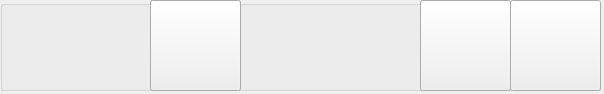
<?xml version="1.0" encoding="UTF-8"?>
<ui version="4.0">
 <class>Widget</class>
 <widget class="QWidget" name="Widget">
  <property name="geometry">
   <rect>
    <x>0</x>
    <y>0</y>
    <width>604</width>
    <height>94</height>
   </rect>
  </property>
  <property name="sizePolicy">
   <sizepolicy hsizetype="Preferred" vsizetype="Preferred">
    <horstretch>0</horstretch>
    <verstretch>0</verstretch>
   </sizepolicy>
  </property>
  <property name="contextMenuPolicy">
   <enum>Qt::DefaultContextMenu</enum>
  </property>
  <property name="windowTitle">
   <string>学生端</string>
  </property>
  <property name="windowOpacity">
   <double>1.000000000000000</double>
  </property>
  <property name="autoFillBackground">
   <bool>false</bool>
  </property>
  <widget class="QGroupBox" name="groupBox">
   <property name="geometry">
    <rect>
     <x>0</x>
     <y>0</y>
     <width>601</width>
     <height>91</height>
    </rect>
   </property>
   <property name="contextMenuPolicy">
    <enum>Qt::DefaultContextMenu</enum>
   </property>
   <property name="title">
    <string/>
   </property>
   <widget class="QPushButton" name="showPushButton">
    <property name="geometry">
     <rect>
      <x>150</x>
      <y>0</y>
      <width>91</width>
      <height>91</height>
     </rect>
    </property>
    <property name="cursor">
     <cursorShape>PointingHandCursor</cursorShape>
    </property>
    <property name="focusPolicy">
     <enum>Qt::StrongFocus</enum>
    </property>
    <property name="contextMenuPolicy">
     <enum>Qt::DefaultContextMenu</enum>
    </property>
    <property name="toolTip">
     <string/>
    </property>
    <property name="text">
     <string/>
    </property>
    <property name="flat">
     <bool>false</bool>
    </property>
   </widget>
   <widget class="QPushButton" name="exitShowPushButton">
    <property name="geometry">
     <rect>
      <x>150</x>
      <y>0</y>
      <width>91</width>
      <height>91</height>
     </rect>
    </property>
    <property name="cursor">
     <cursorShape>PointingHandCursor</cursorShape>
    </property>
    <property name="toolTip">
     <string/>
    </property>
    <property name="text">
     <string/>
    </property>
   </widget>
   <widget class="QLabel" name="USBLabel">
    <property name="geometry">
     <rect>
      <x>240</x>
      <y>0</y>
      <width>91</width>
      <height>91</height>
     </rect>
    </property>
    <property name="toolTip">
     <string/>
    </property>
    <property name="frameShape">
     <enum>QFrame::NoFrame</enum>
    </property>
    <property name="frameShadow">
     <enum>QFrame::Plain</enum>
    </property>
    <property name="text">
     <string/>
    </property>
   </widget>
   <widget class="QLabel" name="networkLabel">
    <property name="geometry">
     <rect>
      <x>330</x>
      <y>0</y>
      <width>91</width>
      <height>91</height>
     </rect>
    </property>
    <property name="toolTip">
     <string/>
    </property>
    <property name="statusTip">
     <string/>
    </property>
    <property name="text">
     <string/>
    </property>
   </widget>
   <widget class="QPushButton" name="raiseHandPushButton">
    <property name="geometry">
     <rect>
      <x>420</x>
      <y>0</y>
      <width>91</width>
      <height>91</height>
     </rect>
    </property>
    <property name="font">
     <font>
      <pointsize>26</pointsize>
     </font>
    </property>
    <property name="cursor">
     <cursorShape>PointingHandCursor</cursorShape>
    </property>
    <property name="toolTip">
     <string/>
    </property>
    <property name="statusTip">
     <string/>
    </property>
    <property name="whatsThis">
     <string/>
    </property>
    <property name="layoutDirection">
     <enum>Qt::LeftToRight</enum>
    </property>
    <property name="text">
     <string/>
    </property>
    <property name="flat">
     <bool>false</bool>
    </property>
   </widget>
   <widget class="QPushButton" name="filePushButton">
    <property name="geometry">
     <rect>
      <x>510</x>
      <y>0</y>
      <width>91</width>
      <height>91</height>
     </rect>
    </property>
    <property name="font">
     <font>
      <pointsize>26</pointsize>
     </font>
    </property>
    <property name="cursor">
     <cursorShape>PointingHandCursor</cursorShape>
    </property>
    <property name="toolTip">
     <string/>
    </property>
    <property name="statusTip">
     <string/>
    </property>
    <property name="whatsThis">
     <string/>
    </property>
    <property name="layoutDirection">
     <enum>Qt::LeftToRight</enum>
    </property>
    <property name="text">
     <string/>
    </property>
   </widget>
   <widget class="QPushButton" name="cancelPushButton">
    <property name="geometry">
     <rect>
      <x>420</x>
      <y>0</y>
      <width>91</width>
      <height>91</height>
     </rect>
    </property>
    <property name="font">
     <font>
      <pointsize>26</pointsize>
     </font>
    </property>
    <property name="cursor">
     <cursorShape>PointingHandCursor</cursorShape>
    </property>
    <property name="toolTip">
     <string/>
    </property>
    <property name="statusTip">
     <string/>
    </property>
    <property name="whatsThis">
     <string/>
    </property>
    <property name="layoutDirection">
     <enum>Qt::LeftToRight</enum>
    </property>
    <property name="text">
     <string/>
    </property>
   </widget>
   <widget class="QLabel" name="course_name">
    <property name="geometry">
     <rect>
      <x>20</x>
      <y>10</y>
      <width>101</width>
      <height>20</height>
     </rect>
    </property>
    <property name="palette">
     <palette>
      <active>
       <colorrole role="WindowText">
        <brush brushstyle="SolidPattern">
         <color alpha="255">
          <red>255</red>
          <green>255</green>
          <blue>255</blue>
         </color>
        </brush>
       </colorrole>
      </active>
      <inactive>
       <colorrole role="WindowText">
        <brush brushstyle="SolidPattern">
         <color alpha="255">
          <red>255</red>
          <green>255</green>
          <blue>255</blue>
         </color>
        </brush>
       </colorrole>
      </inactive>
      <disabled>
       <colorrole role="WindowText">
        <brush brushstyle="SolidPattern">
         <color alpha="255">
          <red>106</red>
          <green>104</green>
          <blue>100</blue>
         </color>
        </brush>
       </colorrole>
      </disabled>
     </palette>
    </property>
    <property name="font">
     <font>
      <family>微软雅黑</family>
      <pointsize>12</pointsize>
      <weight>50</weight>
      <bold>false</bold>
     </font>
    </property>
    <property name="text">
     <string/>
    </property>
    <property name="alignment">
     <set>Qt::AlignLeading|Qt::AlignLeft|Qt::AlignVCenter</set>
    </property>
   </widget>
   <widget class="QLabel" name="class_num">
    <property name="geometry">
     <rect>
      <x>20</x>
      <y>30</y>
      <width>101</width>
      <height>20</height>
     </rect>
    </property>
    <property name="palette">
     <palette>
      <active>
       <colorrole role="WindowText">
        <brush brushstyle="SolidPattern">
         <color alpha="255">
          <red>255</red>
          <green>255</green>
          <blue>255</blue>
         </color>
        </brush>
       </colorrole>
       <colorrole role="Text">
        <brush brushstyle="SolidPattern">
         <color alpha="255">
          <red>255</red>
          <green>255</green>
          <blue>255</blue>
         </color>
        </brush>
       </colorrole>
      </active>
      <inactive>
       <colorrole role="WindowText">
        <brush brushstyle="SolidPattern">
         <color alpha="255">
          <red>255</red>
          <green>255</green>
          <blue>255</blue>
         </color>
        </brush>
       </colorrole>
       <colorrole role="Text">
        <brush brushstyle="SolidPattern">
         <color alpha="255">
          <red>255</red>
          <green>255</green>
          <blue>255</blue>
         </color>
        </brush>
       </colorrole>
      </inactive>
      <disabled>
       <colorrole role="WindowText">
        <brush brushstyle="SolidPattern">
         <color alpha="255">
          <red>106</red>
          <green>104</green>
          <blue>100</blue>
         </color>
        </brush>
       </colorrole>
       <colorrole role="Text">
        <brush brushstyle="SolidPattern">
         <color alpha="255">
          <red>106</red>
          <green>104</green>
          <blue>100</blue>
         </color>
        </brush>
       </colorrole>
      </disabled>
     </palette>
    </property>
    <property name="font">
     <font>
      <family>微软雅黑</family>
      <pointsize>12</pointsize>
     </font>
    </property>
    <property name="text">
     <string/>
    </property>
    <property name="alignment">
     <set>Qt::AlignLeading|Qt::AlignLeft|Qt::AlignVCenter</set>
    </property>
   </widget>
   <widget class="QLabel" name="user_name">
    <property name="geometry">
     <rect>
      <x>20</x>
      <y>50</y>
      <width>101</width>
      <height>20</height>
     </rect>
    </property>
    <property name="palette">
     <palette>
      <active>
       <colorrole role="WindowText">
        <brush brushstyle="SolidPattern">
         <color alpha="255">
          <red>255</red>
          <green>255</green>
          <blue>255</blue>
         </color>
        </brush>
       </colorrole>
       <colorrole role="Text">
        <brush brushstyle="SolidPattern">
         <color alpha="255">
          <red>255</red>
          <green>255</green>
          <blue>255</blue>
         </color>
        </brush>
       </colorrole>
      </active>
      <inactive>
       <colorrole role="WindowText">
        <brush brushstyle="SolidPattern">
         <color alpha="255">
          <red>255</red>
          <green>255</green>
          <blue>255</blue>
         </color>
        </brush>
       </colorrole>
       <colorrole role="Text">
        <brush brushstyle="SolidPattern">
         <color alpha="255">
          <red>255</red>
          <green>255</green>
          <blue>255</blue>
         </color>
        </brush>
       </colorrole>
      </inactive>
      <disabled>
       <colorrole role="WindowText">
        <brush brushstyle="SolidPattern">
         <color alpha="255">
          <red>106</red>
          <green>104</green>
          <blue>100</blue>
         </color>
        </brush>
       </colorrole>
       <colorrole role="Text">
        <brush brushstyle="SolidPattern">
         <color alpha="255">
          <red>106</red>
          <green>104</green>
          <blue>100</blue>
         </color>
        </brush>
       </colorrole>
      </disabled>
     </palette>
    </property>
    <property name="font">
     <font>
      <family>微软雅黑</family>
      <pointsize>12</pointsize>
     </font>
    </property>
    <property name="text">
     <string/>
    </property>
    <property name="alignment">
     <set>Qt::AlignLeading|Qt::AlignLeft|Qt::AlignVCenter</set>
    </property>
   </widget>
   <widget class="QLabel" name="label">
    <property name="geometry">
     <rect>
      <x>0</x>
      <y>0</y>
      <width>601</width>
      <height>91</height>
     </rect>
    </property>
    <property name="frameShadow">
     <enum>QFrame::Plain</enum>
    </property>
    <property name="text">
     <string/>
    </property>
   </widget>
   <zorder>label</zorder>
   <zorder>USBLabel</zorder>
   <zorder>cancelPushButton</zorder>
   <zorder>exitShowPushButton</zorder>
   <zorder>showPushButton</zorder>
   <zorder>networkLabel</zorder>
   <zorder>raiseHandPushButton</zorder>
   <zorder>filePushButton</zorder>
   <zorder>course_name</zorder>
   <zorder>class_num</zorder>
   <zorder>user_name</zorder>
  </widget>
 </widget>
 <layoutdefault spacing="6" margin="11"/>
 <resources/>
 <connections/>
</ui>
